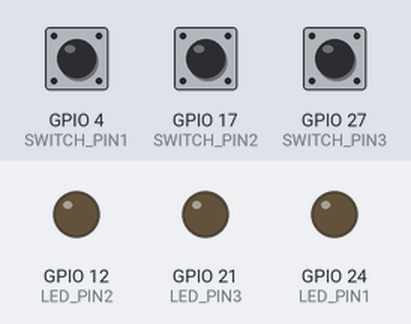
A program run on a simulated Raspberry Pi (BCM pin numbers). On the bench: output pins drawn as LEDs (lit = HIGH). The inputs (shaded band) are chosen by the test bench; at power-on: GPIO 4 (SWITCH_PIN1) LOW, GPIO 17 (SWITCH_PIN2) LOW, GPIO 27 (SWITCH_PIN3) LOW. What the program prints to the terminal is not drawn.

Above: at 1.2 s.
1.3 s: GPIO 4 (SWITCH_PIN1) pulled HIGH for 0.15 s
At 1.37 s:
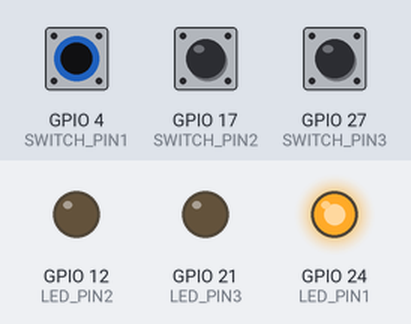
2.9 s: GPIO 17 (SWITCH_PIN2) pulled HIGH for 0.15 s
At 2.97 s:
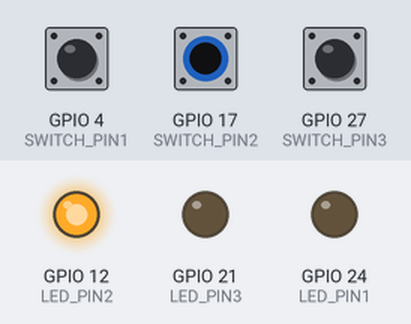
4.5 s: GPIO 27 (SWITCH_PIN3) pulled HIGH for 0.15 s
At 4.57 s:
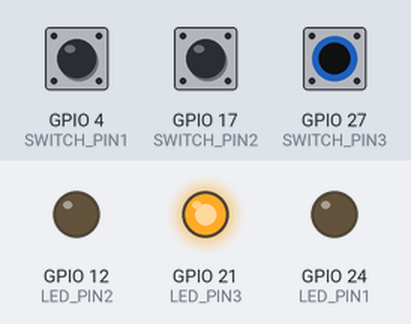
6.1 s: GPIO 27 (SWITCH_PIN3) pulled HIGH for 3.2 s
At 10.5 s:
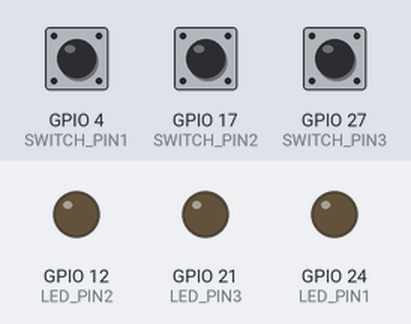
10.8 s: GPIO 4 (SWITCH_PIN1) pulled HIGH for 3.2 s
At 11.7 s:
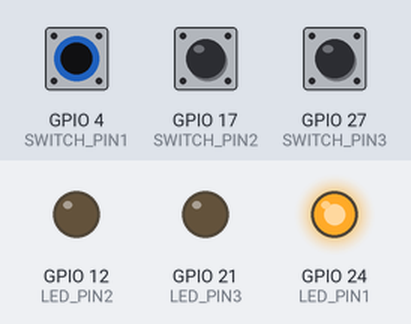
15.5 s: GPIO 4 (SWITCH_PIN1) driven HIGH and GPIO 17 (SWITCH_PIN2) driven HIGH
At 16.7 s:
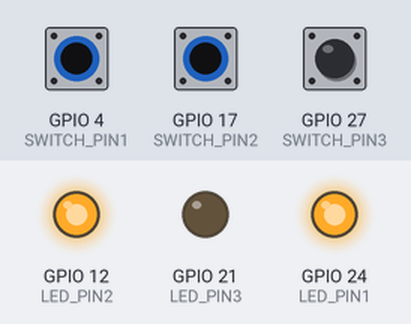
Timing chart, 0 to 18.0 s (numbered marks = the images above; inputs shaded):
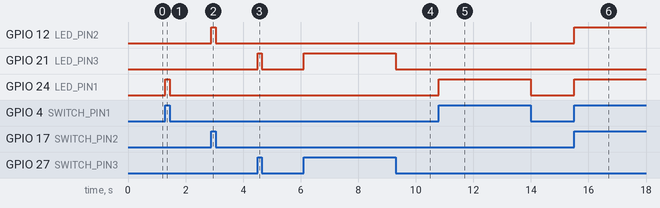

The program:

switch_led.py
```python
import RPi.GPIO as GPIO
LED_PIN1 = 24
SWITCH_PIN1 = 4
LED_PIN2 = 12
SWITCH_PIN2 = 17
LED_PIN3 = 21
SWITCH_PIN3 = 27

GPIO.setmode(GPIO.BCM)
GPIO.setmode(GPIO.BCM)
GPIO.setmode(GPIO.BCM)
GPIO.setup(LED_PIN1, GPIO.OUT)
GPIO.setup(LED_PIN2, GPIO.OUT)
GPIO.setup(LED_PIN3, GPIO.OUT)
GPIO.setup(SWITCH_PIN1, GPIO.IN, pull_up_down = GPIO.PUD_DOWN)
GPIO.setup(SWITCH_PIN2, GPIO.IN, pull_up_down = GPIO.PUD_DOWN)
GPIO.setup(SWITCH_PIN3, GPIO.IN, pull_up_down = GPIO.PUD_DOWN)
try:
    while True:
        val = GPIO.input(SWITCH_PIN1)
        print(val)
        GPIO.output(LED_PIN1, val)
        val = GPIO.input(SWITCH_PIN2)
        print(val)
        GPIO.output(LED_PIN2, val)
        val = GPIO.input(SWITCH_PIN3)
        print(val)
        GPIO.output(LED_PIN3, val)
finally:
    GPIO.cleanup()
    print('cleanup and exit')
```

Measured:
- after the input at 1.3 s, GPIO 24 (LED_PIN1): LOW → HIGH at once, → LOW 0.15 s later
- after the input at 2.9 s, GPIO 12 (LED_PIN2): LOW → HIGH at once, → LOW 0.15 s later
- after the input at 4.5 s, GPIO 21 (LED_PIN3): LOW → HIGH at once, → LOW 0.15 s later
- after the input at 6.1 s, GPIO 21 (LED_PIN3): LOW → HIGH at once, → LOW 3.2 s later
- after the input at 10.8 s, GPIO 24 (LED_PIN1): LOW → HIGH at once, → LOW 3.2 s later
- after the input at 15.5 s, GPIO 12 (LED_PIN2), GPIO 24 (LED_PIN1): LOW → HIGH at once
